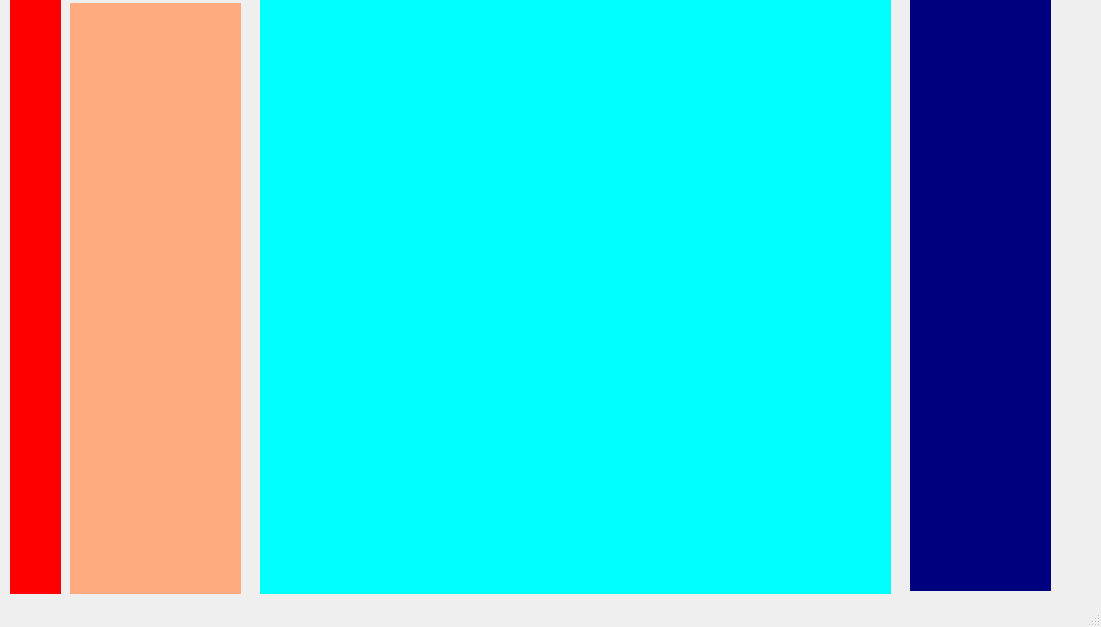
<?xml version="1.0" encoding="UTF-8"?>
<ui version="4.0">
 <class>MainWindow</class>
 <widget class="QMainWindow" name="MainWindow">
  <property name="geometry">
   <rect>
    <x>0</x>
    <y>0</y>
    <width>1101</width>
    <height>627</height>
   </rect>
  </property>
  <property name="windowTitle">
   <string>MainWindow</string>
  </property>
  <widget class="QWidget" name="centralwidget">
   <widget class="chatroom" name="chat" native="true">
    <property name="geometry">
     <rect>
      <x>260</x>
      <y>0</y>
      <width>631</width>
      <height>594</height>
     </rect>
    </property>
    <property name="styleSheet">
     <string notr="true">background-color: rgb(0, 255, 255);</string>
    </property>
   </widget>
   <widget class="QWidget" name="serverlist" native="true">
    <property name="geometry">
     <rect>
      <x>10</x>
      <y>0</y>
      <width>51</width>
      <height>594</height>
     </rect>
    </property>
    <property name="styleSheet">
     <string notr="true">background-color: rgb(255, 0, 0);</string>
    </property>
   </widget>
   <widget class="QWidget" name="userlist" native="true">
    <property name="geometry">
     <rect>
      <x>910</x>
      <y>0</y>
      <width>141</width>
      <height>591</height>
     </rect>
    </property>
    <property name="styleSheet">
     <string notr="true">background-color: rgb(0, 0, 127);</string>
    </property>
   </widget>
   <widget class="QWidget" name="voicechat" native="true">
    <property name="geometry">
     <rect>
      <x>70</x>
      <y>3</y>
      <width>171</width>
      <height>591</height>
     </rect>
    </property>
    <property name="styleSheet">
     <string notr="true">background-color: rgb(255, 170, 127);</string>
    </property>
   </widget>
  </widget>
  <widget class="QStatusBar" name="statusbar"/>
 </widget>
 <customwidgets>
  <customwidget>
   <class>chatroom</class>
   <extends>QWidget</extends>
   <header>chatroom.h</header>
   <container>1</container>
  </customwidget>
 </customwidgets>
 <resources/>
 <connections/>
</ui>
